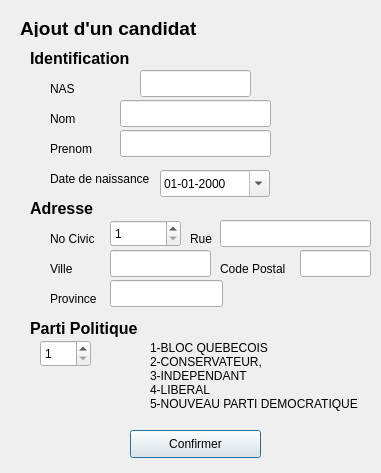
<?xml version="1.0" encoding="UTF-8"?>
<ui version="4.0">
 <class>candidatInterfaceClass</class>
 <widget class="QDialog" name="candidatInterfaceClass">
  <property name="geometry">
   <rect>
    <x>0</x>
    <y>0</y>
    <width>381</width>
    <height>473</height>
   </rect>
  </property>
  <property name="windowTitle">
   <string>candidatInterface</string>
  </property>
  <widget class="QLineEdit" name="nom">
   <property name="geometry">
    <rect>
     <x>120</x>
     <y>100</y>
     <width>151</width>
     <height>27</height>
    </rect>
   </property>
  </widget>
  <widget class="QLabel" name="label_3">
   <property name="geometry">
    <rect>
     <x>20</x>
     <y>20</y>
     <width>201</width>
     <height>17</height>
    </rect>
   </property>
   <property name="font">
    <font>
     <pointsize>14</pointsize>
     <weight>75</weight>
     <bold>true</bold>
    </font>
   </property>
   <property name="text">
    <string>Ajout d'un candidat</string>
   </property>
  </widget>
  <widget class="QLabel" name="label_7">
   <property name="geometry">
    <rect>
     <x>50</x>
     <y>140</y>
     <width>53</width>
     <height>17</height>
    </rect>
   </property>
   <property name="text">
    <string>Prenom</string>
   </property>
  </widget>
  <widget class="QLabel" name="label">
   <property name="geometry">
    <rect>
     <x>50</x>
     <y>230</y>
     <width>53</width>
     <height>17</height>
    </rect>
   </property>
   <property name="text">
    <string>No Civic</string>
   </property>
  </widget>
  <widget class="QLabel" name="label_4">
   <property name="geometry">
    <rect>
     <x>30</x>
     <y>200</y>
     <width>71</width>
     <height>17</height>
    </rect>
   </property>
   <property name="font">
    <font>
     <pointsize>12</pointsize>
     <weight>75</weight>
     <bold>true</bold>
    </font>
   </property>
   <property name="text">
    <string>Adresse</string>
   </property>
  </widget>
  <widget class="QLineEdit" name="prenom">
   <property name="geometry">
    <rect>
     <x>120</x>
     <y>130</y>
     <width>151</width>
     <height>27</height>
    </rect>
   </property>
  </widget>
  <widget class="QLineEdit" name="ville">
   <property name="geometry">
    <rect>
     <x>110</x>
     <y>250</y>
     <width>101</width>
     <height>27</height>
    </rect>
   </property>
  </widget>
  <widget class="QLabel" name="label_2">
   <property name="geometry">
    <rect>
     <x>50</x>
     <y>80</y>
     <width>53</width>
     <height>17</height>
    </rect>
   </property>
   <property name="text">
    <string>NAS</string>
   </property>
  </widget>
  <widget class="QLabel" name="label_6">
   <property name="geometry">
    <rect>
     <x>50</x>
     <y>110</y>
     <width>53</width>
     <height>17</height>
    </rect>
   </property>
   <property name="text">
    <string>Nom</string>
   </property>
  </widget>
  <widget class="QLabel" name="label_10">
   <property name="geometry">
    <rect>
     <x>30</x>
     <y>50</y>
     <width>121</width>
     <height>17</height>
    </rect>
   </property>
   <property name="font">
    <font>
     <pointsize>12</pointsize>
     <weight>75</weight>
     <bold>true</bold>
    </font>
   </property>
   <property name="text">
    <string>Identification</string>
   </property>
  </widget>
  <widget class="QLabel" name="label_11">
   <property name="geometry">
    <rect>
     <x>50</x>
     <y>260</y>
     <width>53</width>
     <height>17</height>
    </rect>
   </property>
   <property name="text">
    <string>Ville</string>
   </property>
  </widget>
  <widget class="QLineEdit" name="nas">
   <property name="geometry">
    <rect>
     <x>140</x>
     <y>70</y>
     <width>111</width>
     <height>27</height>
    </rect>
   </property>
   <property name="inputMethodHints">
    <set>Qt::ImhNone</set>
   </property>
   <property name="inputMask">
    <string/>
   </property>
   <property name="text">
    <string/>
   </property>
   <property name="maxLength">
    <number>11</number>
   </property>
  </widget>
  <widget class="QLineEdit" name="province">
   <property name="geometry">
    <rect>
     <x>110</x>
     <y>280</y>
     <width>113</width>
     <height>27</height>
    </rect>
   </property>
  </widget>
  <widget class="QLineEdit" name="rue">
   <property name="geometry">
    <rect>
     <x>220</x>
     <y>220</y>
     <width>151</width>
     <height>27</height>
    </rect>
   </property>
   <property name="inputMethodHints">
    <set>Qt::ImhDigitsOnly</set>
   </property>
  </widget>
  <widget class="QSpinBox" name="nocivic">
   <property name="geometry">
    <rect>
     <x>110</x>
     <y>220</y>
     <width>71</width>
     <height>27</height>
    </rect>
   </property>
   <property name="minimum">
    <number>1</number>
   </property>
   <property name="maximum">
    <number>100000</number>
   </property>
  </widget>
  <widget class="QPushButton" name="confirmer">
   <property name="geometry">
    <rect>
     <x>130</x>
     <y>430</y>
     <width>131</width>
     <height>28</height>
    </rect>
   </property>
   <property name="text">
    <string>Confirmer</string>
   </property>
  </widget>
  <widget class="QLabel" name="label_8">
   <property name="geometry">
    <rect>
     <x>190</x>
     <y>230</y>
     <width>31</width>
     <height>17</height>
    </rect>
   </property>
   <property name="text">
    <string>Rue</string>
   </property>
  </widget>
  <widget class="QLabel" name="label_5">
   <property name="geometry">
    <rect>
     <x>50</x>
     <y>170</y>
     <width>111</width>
     <height>17</height>
    </rect>
   </property>
   <property name="text">
    <string>Date de naissance</string>
   </property>
  </widget>
  <widget class="QLabel" name="label_9">
   <property name="geometry">
    <rect>
     <x>220</x>
     <y>260</y>
     <width>71</width>
     <height>17</height>
    </rect>
   </property>
   <property name="text">
    <string>Code Postal</string>
   </property>
  </widget>
  <widget class="QLabel" name="label125">
   <property name="geometry">
    <rect>
     <x>50</x>
     <y>290</y>
     <width>53</width>
     <height>17</height>
    </rect>
   </property>
   <property name="text">
    <string>Province</string>
   </property>
  </widget>
  <widget class="QLineEdit" name="codepostal">
   <property name="geometry">
    <rect>
     <x>300</x>
     <y>250</y>
     <width>71</width>
     <height>27</height>
    </rect>
   </property>
  </widget>
  <widget class="QLabel" name="label_12">
   <property name="geometry">
    <rect>
     <x>30</x>
     <y>320</y>
     <width>121</width>
     <height>17</height>
    </rect>
   </property>
   <property name="font">
    <font>
     <pointsize>12</pointsize>
     <weight>75</weight>
     <bold>true</bold>
    </font>
   </property>
   <property name="text">
    <string>Parti Politique</string>
   </property>
  </widget>
  <widget class="QSpinBox" name="parti">
   <property name="geometry">
    <rect>
     <x>40</x>
     <y>340</y>
     <width>51</width>
     <height>27</height>
    </rect>
   </property>
   <property name="minimum">
    <number>1</number>
   </property>
   <property name="maximum">
    <number>5</number>
   </property>
  </widget>
  <widget class="QLabel" name="label_13">
   <property name="geometry">
    <rect>
     <x>150</x>
     <y>320</y>
     <width>211</width>
     <height>111</height>
    </rect>
   </property>
   <property name="text">
    <string>1-BLOC QUEBECOIS
2-CONSERVATEUR,
3-INDEPENDANT
4-LIBERAL
5-NOUVEAU PARTI DEMOCRATIQUE</string>
   </property>
  </widget>
  <widget class="QDateEdit" name="dateEdit">
   <property name="geometry">
    <rect>
     <x>160</x>
     <y>170</y>
     <width>110</width>
     <height>27</height>
    </rect>
   </property>
   <property name="maximumDateTime">
    <datetime>
     <hour>23</hour>
     <minute>59</minute>
     <second>59</second>
     <year>7921</year>
     <month>1</month>
     <day>1</day>
    </datetime>
   </property>
   <property name="minimumDate">
    <date>
     <year>1770</year>
     <month>1</month>
     <day>1</day>
    </date>
   </property>
   <property name="displayFormat">
    <string>dd-MM-yyyy</string>
   </property>
   <property name="calendarPopup">
    <bool>true</bool>
   </property>
  </widget>
 </widget>
 <layoutdefault spacing="6" margin="11"/>
 <resources/>
 <connections>
  <connection>
   <sender>confirmer</sender>
   <signal>clicked()</signal>
   <receiver>candidatInterfaceClass</receiver>
   <slot>validerCandidat()</slot>
   <hints>
    <hint type="sourcelabel">
     <x>195</x>
     <y>443</y>
    </hint>
    <hint type="destinationlabel">
     <x>190</x>
     <y>236</y>
    </hint>
   </hints>
  </connection>
 </connections>
 <slots>
  <slot>validerCandidat()</slot>
 </slots>
</ui>
